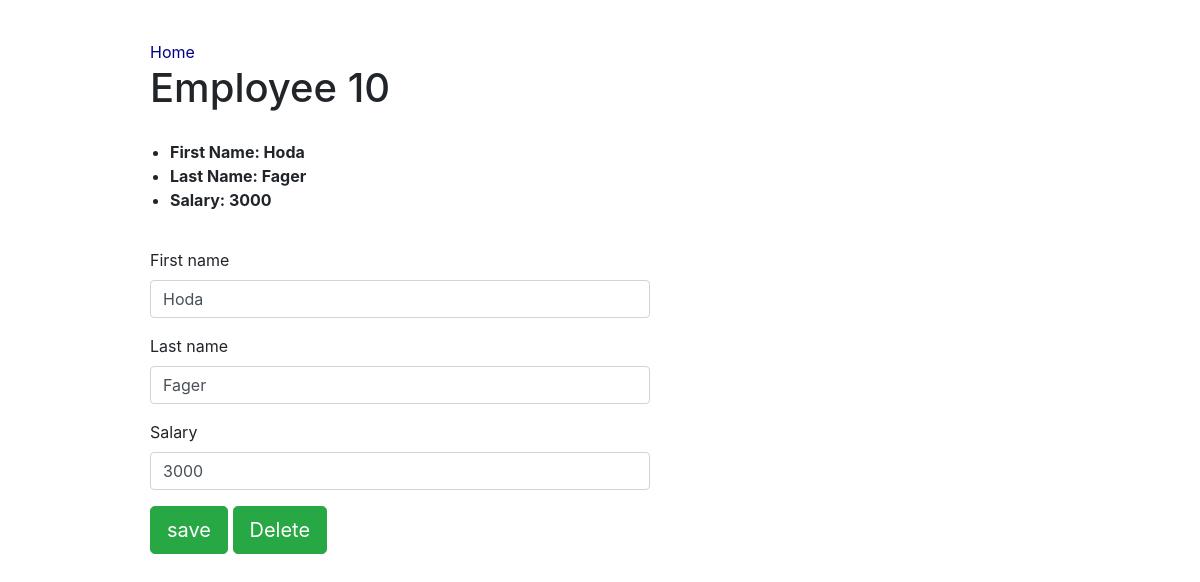
Before: /Employees/10/ with the older database file.
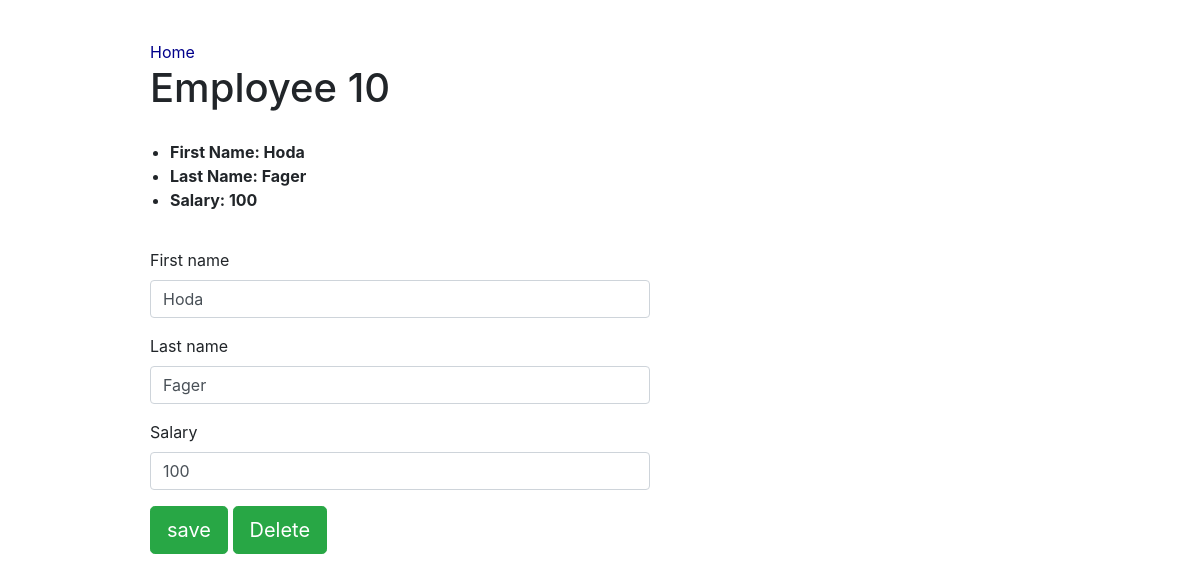
After: the same page with the newer database file.
### WebApp/models.py (models this page shows)
class Employees (models.Model):
    first_name = models.CharField(max_length=64)
    last_name = models.CharField(max_length=64)
    salary = models.IntegerField()

### WebApp/views.py (the view, shortened to what this page needs)
# urls.py: path('Employees/<int:pk>/', views.Employee.as_view(), name="employeedetail"),
class Employee(APIView):
    renderer_classes = [TemplateHTMLRenderer]
    template_name = "employees/Employee.html"
    def get(self, request, pk):
        employee = get_object_or_404(Employees, pk= pk)
        serializer = EmployeesSerializer(employee)
        return Response({
            "serializer": serializer,
            "employee": employee
        })

### WebApp/templates/employees/Employee.html (shortened to what this page needs)
{% extends "employees/layout.html" %}
{% load rest_framework %}
{% block body %}
  <div style="padding-left: 150px; padding-top: 40px;">
    <a href="{% url 'employees' %}" style="color: darkblue;">Home</a>
    <h1>Employee {{ employee.id }} </h1>
    <ul class="font-weight-bold" style="padding: 20px; padding-right: 20px;">
        <li>First Name: {{ employee.first_name }}</li>
        <li>Last Name: {{ employee.last_name }}</li>
        <li>Salary: {{ employee.salary }}</li>
    </ul>
    <form action="{% url 'employeedetail' employee.pk %}" method="POST" class="form-group" style="width: 500px; ">
        {% render_form serializer %}
        <p>
            <input type="submit" value="save" class="btn btn-lg btn-success">
            <a class="btn btn-lg btn-success" href="{% url 'delete' employee.pk %}" role="button" style="position: relative;">Delete</a>
        </p>
    </form>
  </div>
{% endblock %}

### WebApp/templates/employees/layout.html (shortened to what this page needs)
<!DOCTYPE html>
<html lang="en">
<head>
    <link rel="stylesheet" href="https://maxcdn.bootstrapcdn.com/bootstrap/4.0.0/css/bootstrap.min.css">
</head>
<body>
    {% block body %}
    {% endblock %}
</body>
</html>

Changed rows visible on the page:
changed Employees "Hoda": salary "3000" → "100"
